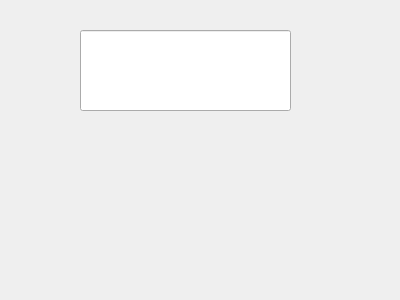
<?xml version="1.0" encoding="UTF-8"?>
<ui version="4.0">
 <class>Dialog</class>
 <widget class="QDialog" name="Dialog">
  <property name="geometry">
   <rect>
    <x>0</x>
    <y>0</y>
    <width>400</width>
    <height>300</height>
   </rect>
  </property>
  <property name="windowTitle">
   <string>Dialog</string>
  </property>
  <widget class="QLabel" name="nameLabel">
   <property name="geometry">
    <rect>
     <x>10</x>
     <y>140</y>
     <width>381</width>
     <height>111</height>
    </rect>
   </property>
   <property name="font">
    <font>
     <pointsize>40</pointsize>
    </font>
   </property>
   <property name="text">
    <string/>
   </property>
  </widget>
  <widget class="QLineEdit" name="numberLineEdit">
   <property name="geometry">
    <rect>
     <x>80</x>
     <y>30</y>
     <width>211</width>
     <height>81</height>
    </rect>
   </property>
   <property name="font">
    <font>
     <pointsize>40</pointsize>
    </font>
   </property>
   <property name="text">
    <string/>
   </property>
  </widget>
 </widget>
 <layoutdefault spacing="6" margin="11"/>
 <resources/>
 <connections/>
</ui>
